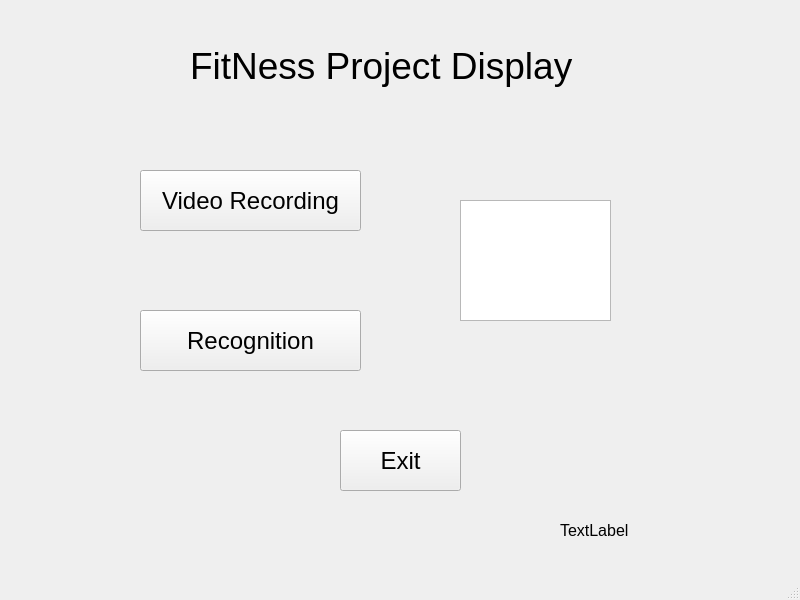
<?xml version="1.0" encoding="UTF-8"?>
<ui version="4.0">
 <class>MainWindow</class>
 <widget class="QMainWindow" name="MainWindow">
  <property name="geometry">
   <rect>
    <x>0</x>
    <y>0</y>
    <width>800</width>
    <height>600</height>
   </rect>
  </property>
  <property name="minimumSize">
   <size>
    <width>800</width>
    <height>600</height>
   </size>
  </property>
  <property name="maximumSize">
   <size>
    <width>800</width>
    <height>600</height>
   </size>
  </property>
  <property name="windowTitle">
   <string>FitNess Project Display</string>
  </property>
  <widget class="QWidget" name="centralwidget">
   <widget class="QPushButton" name="pushButton">
    <property name="geometry">
     <rect>
      <x>340</x>
      <y>430</y>
      <width>121</width>
      <height>61</height>
     </rect>
    </property>
    <property name="font">
     <font>
      <pointsize>18</pointsize>
     </font>
    </property>
    <property name="text">
     <string>Exit</string>
    </property>
   </widget>
   <widget class="QLabel" name="label">
    <property name="geometry">
     <rect>
      <x>190</x>
      <y>30</y>
      <width>431</width>
      <height>71</height>
     </rect>
    </property>
    <property name="font">
     <font>
      <pointsize>28</pointsize>
     </font>
    </property>
    <property name="text">
     <string>FitNess Project Display</string>
    </property>
   </widget>
   <widget class="QPushButton" name="pushButton_2">
    <property name="geometry">
     <rect>
      <x>140</x>
      <y>170</y>
      <width>221</width>
      <height>61</height>
     </rect>
    </property>
    <property name="font">
     <font>
      <pointsize>18</pointsize>
     </font>
    </property>
    <property name="text">
     <string>Video Recording</string>
    </property>
   </widget>
   <widget class="QPushButton" name="pushButton_3">
    <property name="geometry">
     <rect>
      <x>140</x>
      <y>310</y>
      <width>221</width>
      <height>61</height>
     </rect>
    </property>
    <property name="font">
     <font>
      <pointsize>18</pointsize>
     </font>
    </property>
    <property name="text">
     <string>Recognition</string>
    </property>
   </widget>
   <widget class="QTextBrowser" name="textBrowser">
    <property name="geometry">
     <rect>
      <x>460</x>
      <y>200</y>
      <width>151</width>
      <height>121</height>
     </rect>
    </property>
    <property name="font">
     <font>
      <pointsize>16</pointsize>
     </font>
    </property>
   </widget>
   <widget class="QLabel" name="label_2">
    <property name="geometry">
     <rect>
      <x>560</x>
      <y>515</y>
      <width>181</width>
      <height>31</height>
     </rect>
    </property>
    <property name="font">
     <font>
      <pointsize>12</pointsize>
     </font>
    </property>
    <property name="text">
     <string>TextLabel</string>
    </property>
   </widget>
  </widget>
  <widget class="QMenuBar" name="menubar">
   <property name="geometry">
    <rect>
     <x>0</x>
     <y>0</y>
     <width>800</width>
     <height>20</height>
    </rect>
   </property>
  </widget>
  <widget class="QStatusBar" name="statusbar"/>
 </widget>
 <resources/>
 <connections>
  <connection>
   <sender>pushButton</sender>
   <signal>clicked()</signal>
   <receiver>MainWindow</receiver>
   <slot>close()</slot>
   <hints>
    <hint type="sourcelabel">
     <x>529</x>
     <y>355</y>
    </hint>
    <hint type="destinationlabel">
     <x>610</x>
     <y>346</y>
    </hint>
   </hints>
  </connection>
 </connections>
</ui>
